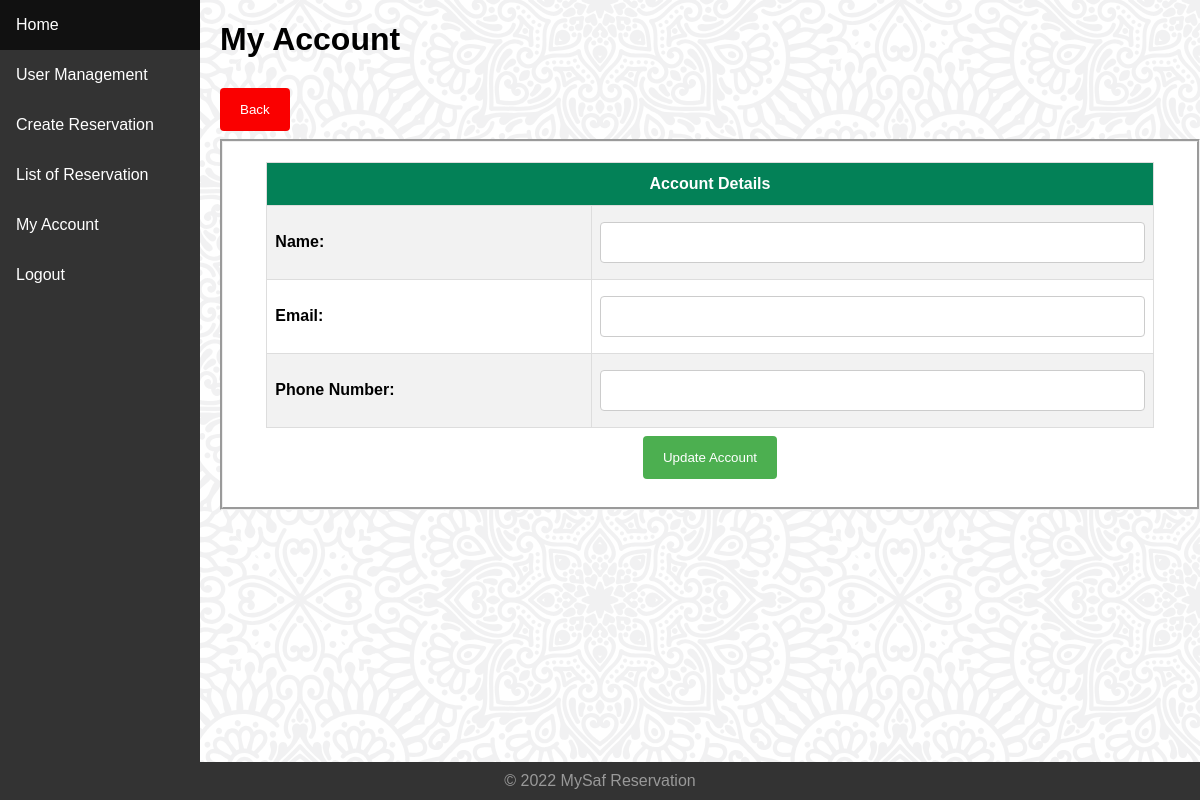
Before: /committee/update-committee-acc.php (signed in) with the older database file.
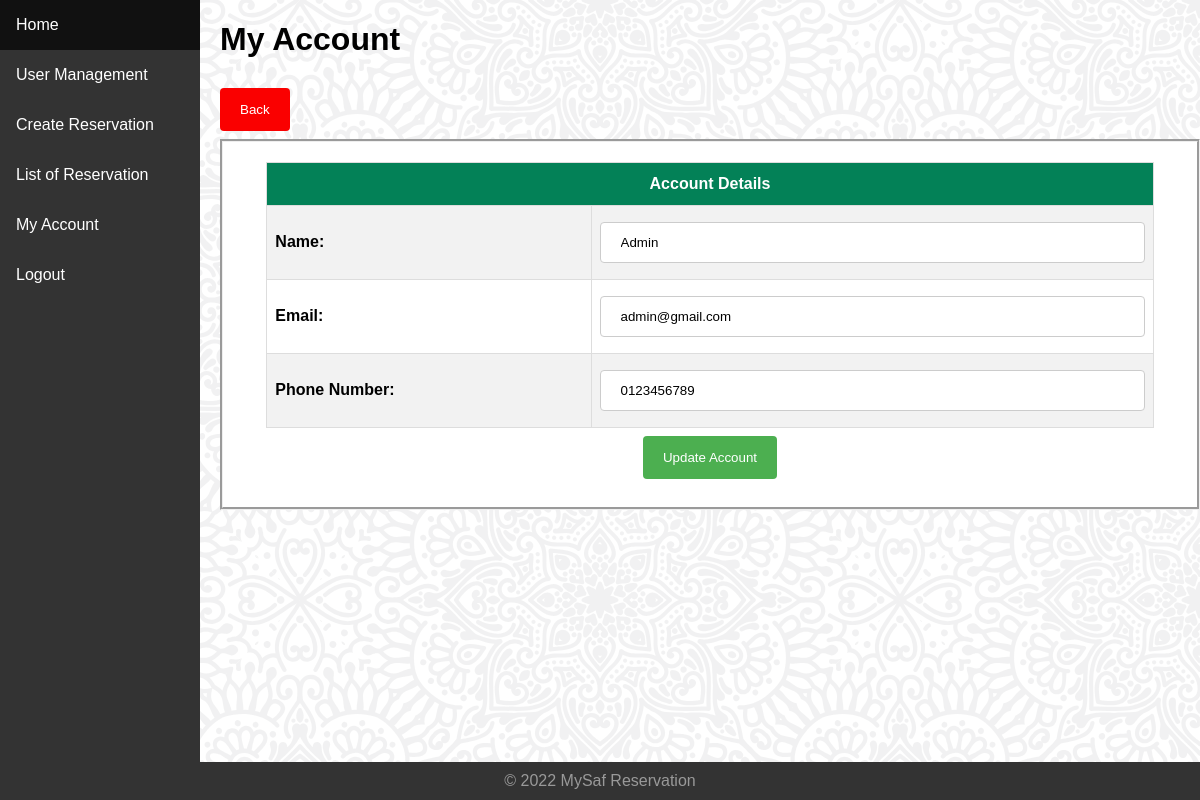
After: the same page with the newer database file.
### tables this page shows
CREATE TABLE IF NOT EXISTS `personal_detail` (
  `id` int NOT NULL AUTO_INCREMENT,
  `id_user` int NOT NULL,
  `name` varchar(255) NOT NULL,
  `tel_no` varchar(20) NOT NULL,
  `created_at` timestamp NOT NULL DEFAULT CURRENT_TIMESTAMP,
  `updated_at` timestamp NOT NULL DEFAULT CURRENT_TIMESTAMP ON UPDATE CURRENT_TIMESTAMP,
  `deleted_at` int NOT NULL DEFAULT '0' COMMENT 'Unix Timestamp',
  PRIMARY KEY (`id`),
  KEY `fk-personal_detail-id_user` (`id_user`)
);

CREATE TABLE IF NOT EXISTS `user` (
  `id` int NOT NULL AUTO_INCREMENT,
  `id_role` int NOT NULL,
  `email` varchar(255) NOT NULL,
  `password` char(60) NOT NULL COMMENT 'bcrypt Hashing',
  `created_at` timestamp NOT NULL DEFAULT CURRENT_TIMESTAMP,
  `updated_at` timestamp NOT NULL DEFAULT CURRENT_TIMESTAMP ON UPDATE CURRENT_TIMESTAMP,
  `deleted_at` int NOT NULL DEFAULT '0' COMMENT 'Unix Timestamp',
  PRIMARY KEY (`id`),
  UNIQUE KEY `uk-user-email` (`email`,`deleted_at`),
  KEY `fk-user-id_role` (`id_role`)
);

### public/committee/update-committee-acc.php (the view, shortened to what this page needs)
<?php require_once ('../layouts/header.php'); committeeSession(); ?>
<div>
    <h1>My Account</h1>
</div>
<?php
    try
    {
         $stmt = $conn->prepare("
        SELECT
        personal_detail.name,
        user.email,
        personal_detail.tel_no,
        user.id_role AS ROLE,
        lookup_role.description AS role_desc
        FROM personal_detail
        LEFT JOIN user
            ON personal_detail.id_user = user.id
        LEFT JOIN lookup_role
            ON user.id_role = lookup_role.id
        WHERE
            user.id='" . $_SESSION['id_user'] . "'
        ");
        $stmt->execute();
        $stmt->setFetchMode(PDO::FETCH_ASSOC);
        $row = $stmt->fetch();
    }
    catch (PDOException $e)
    {
    dd("Error: " . $e->getMessage());
    }
?>
<a href="<?= constant("BASEURL") . 'public/committee/my-committee-acc.php' ?>"><button class="form back">Back</button></a>
<form method="post" action="update-committee-acc.php">
    <div class="wrapper form">
        <table id="user">
            <tr >
                <th colspan="2" >Account Details</th>
            </tr>
            <tr>
                <td><b>Name:</b></td>
                <td><input class="input form" type="text" name="name" value="<?= $row['name']; ?>" ></td>
            </tr>
            <tr>
                <td><b>Email:</b></td>
                <td><input class="input form" type="email" name="email" value="<?= $row['email']; ?>" ></td>
            </tr>
            <tr>
                <td><b>Phone Number:</b></td>
                <td><input class="input form" type="number" name="tel_no" value="<?= $row['tel_no']; ?>" ></td>
            </tr>
        </table>
        <div>
           <button class="form submit">Update Account</button>
        </div>
    </div>
</form>
<?php require_once ('../layouts/footer.php'); ?>

Changed rows visible on the page:
added personal_detail: name "Admin", email "admin@gmail.com", tel_no "0123456789"
